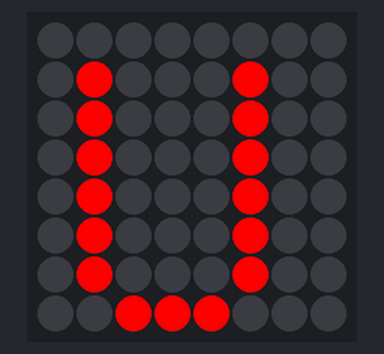
The program below on a simulated Raspberry Pi (BCM pin numbers) with a Sense HAT. Parts: the Sense HAT's 8×8 RGB LED matrix. At 4.0 s the program stops and its outputs stay as they are.

Above: at 0.1 s.
At 1.1 s:
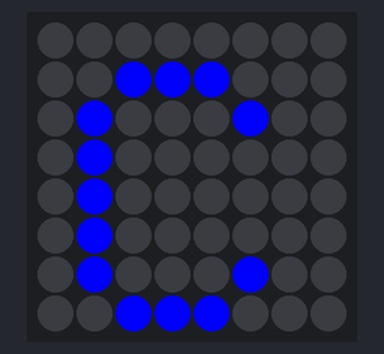
At 2.1 s:
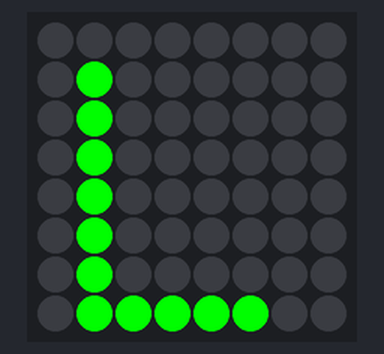
At 3.1 s:
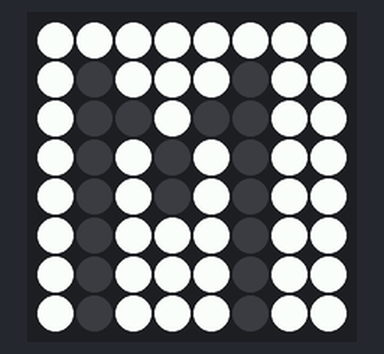

The program:

ejercicio_2_b.py
```python
#!/usr/bin/python

#Este ejercicio escribe UCLM en color rojo

from sense_hat import SenseHat
from time import sleep
import sys


sense=SenseHat()
sense.clear()

sense.show_letter("U",text_colour=[255,0,0])
sleep(1)
sense.show_letter("C",text_colour=[0,0,255])
sleep(1)
sense.show_letter("L",text_colour=[0,255,0])
sleep(1)
sense.show_letter("M",text_colour=[0,0,0],back_colour=[255,255,255])
sleep(1)
sense.clear()
```

Measured:
- what the display in image 1 shows lasts 1.0 s, from 1.0 s to 2.0 s
